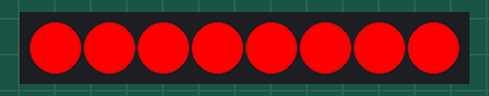
A program run on a simulated MicroPython board. Parts: 8 RGB LEDs in strip order, left to right.

Above: at 0.1 s.
At 3.8 s:
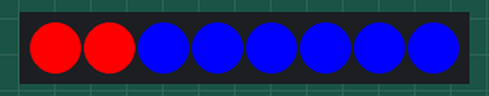
At 8.0 s:
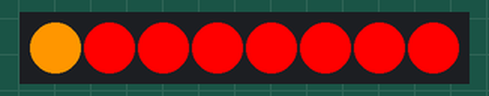
At 16.4 s:
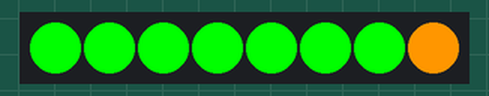
At 24.8 s:
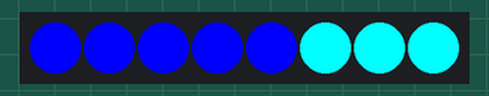
At 33.1 s:
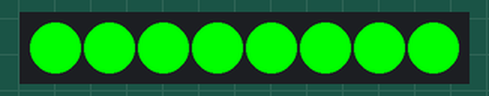
Timing chart, 0 to 40.0 s (numbered marks = the images above):
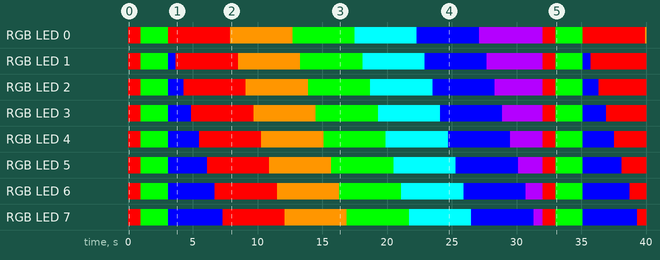

Measured:
- by itself, RGB LED 2: off → RGB(255, 0, 0) at 0.00 s, → RGB(0, 255, 0) 1.0 s later, → RGB(0, 0, 255) 2.1 s later, → RGB(255, 0, 0) 1.2 s later, … (14 changes in this stretch)
- by itself, RGB LED 3: off → RGB(255, 0, 0) at 0.00 s, → RGB(0, 255, 0) 1.0 s later, → RGB(0, 0, 255) 2.1 s later, → RGB(255, 0, 0) 1.8 s later, … (14 changes in this stretch)
- what the display in image 1 shows lasts 0.6 s, from 3.7 s to 4.3 s

The program:

fast_cycle.py
```python
import time, machine, neopixel

pin = 23
num_pixels = 8

np = neopixel.NeoPixel(machine.Pin(pin), num_pixels)

RED = (255, 0, 0)
YELLOW = (255, 150, 0)
GREEN = (0, 255, 0)
CYAN = (0, 255, 255)
BLUE = (0, 0, 255)
PURPLE = (180, 0, 255)

def cycle(pos):

    if pos < 0 or pos > 255:
        return (0, 0, 0)

    if pos < 85:
        return (255 - pos * 3, pos * 3, 0)

    if pos < 170:
        pos -= 85
        return (0, 255 - pos * 3, pos * 3)

    pos -= 170

    return (pos * 3, 0, 255 - pos * 3)

def chasing(color, i):

    for x in range(num_pixels):

        np[x] = color

        time.sleep(i)

        np.write()

        time.sleep(0.5)

def rainbow(i):

    for k in range(255):

        for x in range(num_pixels):

            index = (x * 256 // num_pixels) + k

            np[x] = cycle(index & 255)

        np.write()

while True:

    np.fill(RED)
    np.write()

    time.sleep(1)

    np.fill(GREEN)
    np.write()

    time.sleep(1)

    np.fill(BLUE)

    time.sleep(1)

    chasing(RED, 0.1)
    chasing(YELLOW, 0.1)
    chasing(GREEN, 0.1)
    chasing(CYAN, 0.1)
    chasing(BLUE, 0.1)
    chasing(PURPLE, 0.1)

    rainbow(0)
```
